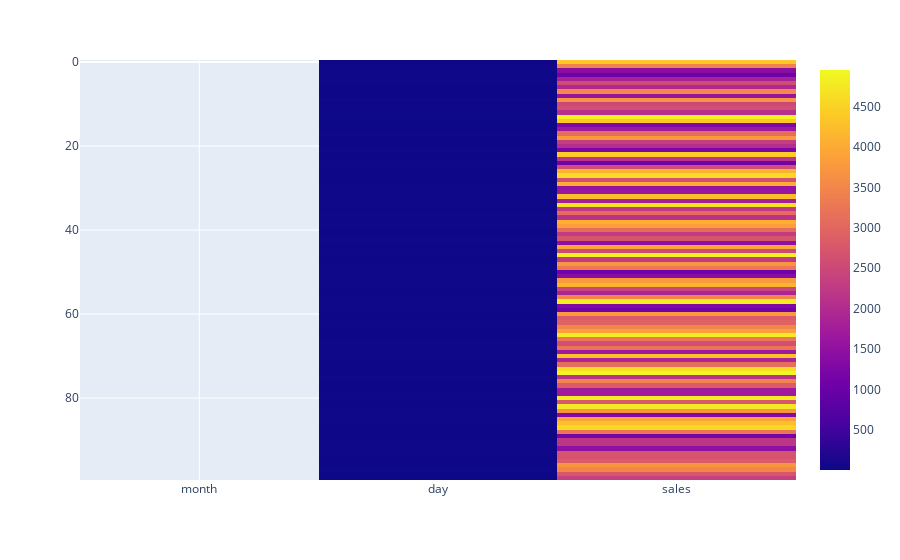

Notebook code for this chart:
### Code cell
# 3 next inwhich
np.random.seed(1)
data={
    'month':np.random.choice(['jan', 'feb', 'mar', 'apr', 'may'],100),
    'day': np.random.choice(range(1,31),100),
    'sales': np.random.randint(1000, 5000, 100)
}
df= pd.DataFrame(data)
fig= px.imshow(df)
fig.show()

### Figure 1 — Plotly figure (JSON) as saved in the notebook; plotly's stock layout.template omitted (floating-point values rounded to 4 significant figures; data arrays with more than 128 entries replaced by an {"elided": "..."} marker saying what was removed)
{"data": [{"coloraxis": "coloraxis", "hovertemplate": "x: %{x}<br>y: %{y}<br>color: %{z}<extra></extra>", "name": "0", "type": "heatmap", "x": ["month", "day", "sales"], "xaxis": "x", "y": [0, 1, 2, 3, 4, 5, 6, 7, 8, 9, 10, 11, 12, 13, 14, 15, 16, 17, 18, 19, 20, 21, 22, 23, 24, 25, 26, 27, 28, 29, 30, 31, 32, 33, 34, 35, 36, 37, 38, 39, 40, 41, 42, 43, 44, 45, 46, 47, 48, 49, 50, 51, 52, 53, 54, 55, 56, 57, 58, 59, 60, 61, 62, 63, 64, 65, 66, 67, 68, 69, 70, 71, 72, 73, 74, 75, 76, 77, 78, 79, 80, 81, 82, 83, 84, 85, 86, 87, 88, 89, 90, 91, 92, 93, 94, 95, 96, 97, 98, 99], "yaxis": "y", "z": {"elided": "100x3 mixed values"}}], "layout": {"coloraxis": {"colorscale": [[0, "#0d0887"], [0.1111, "#46039f"], [0.2222, "#7201a8"], [0.3333, "#9c179e"], [0.4444, "#bd3786"], [0.5556, "#d8576b"], [0.6667, "#ed7953"], [0.7778, "#fb9f3a"], [0.8889, "#fdca26"], [1, "#f0f921"]]}, "margin": {"t": 60}, "xaxis": {"anchor": "y", "constrain": "domain", "domain": [0, 1], "scaleanchor": "y"}, "yaxis": {"anchor": "x", "autorange": "reversed", "constrain": "domain", "domain": [0, 1]}}}
